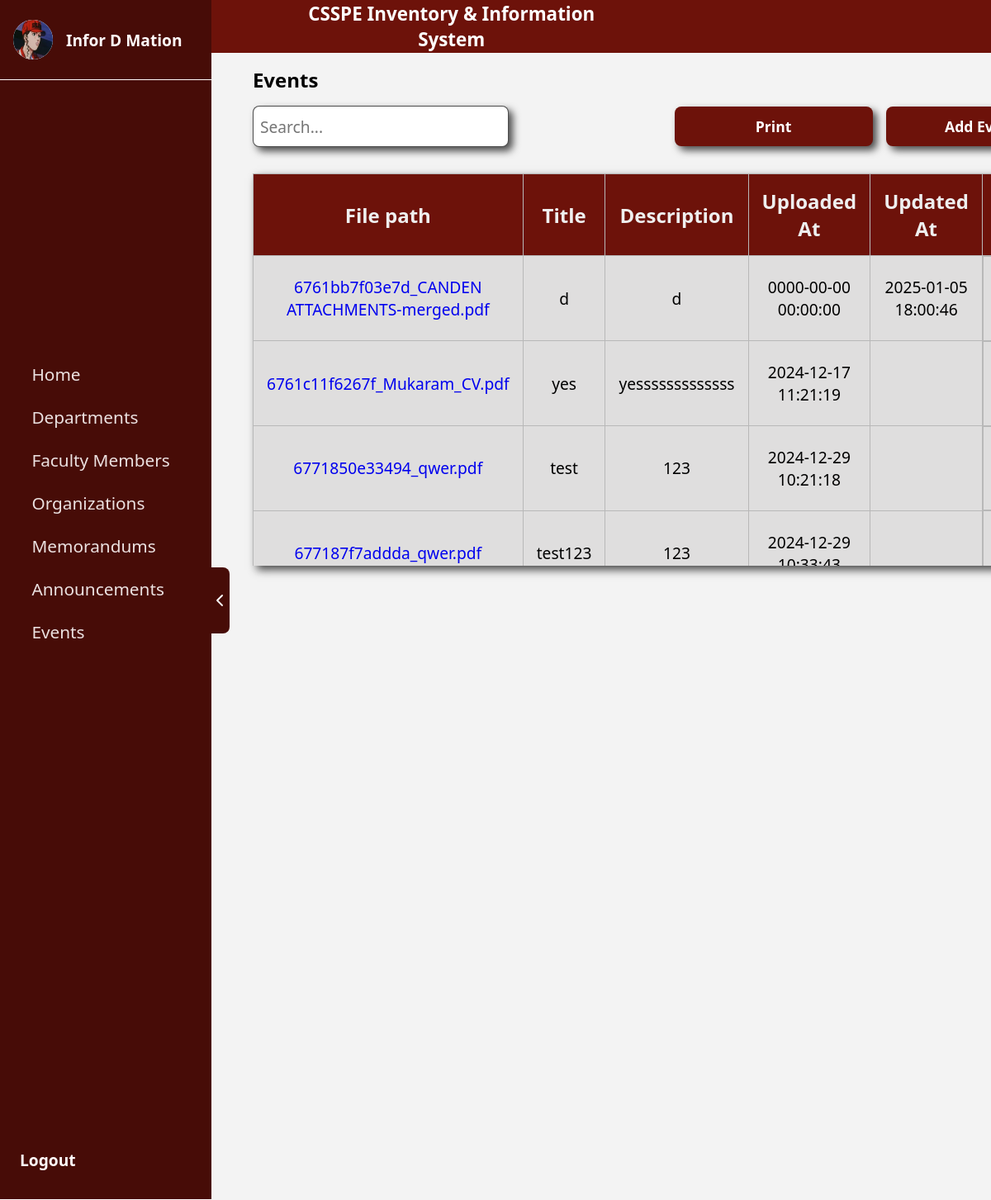
The page /informationAdmin/memorandum.php (signed in) on the database its author committed.
### tables this page shows
CREATE TABLE `users` (
  `id` int(11) NOT NULL,
  `first_name` varchar(100) NOT NULL,
  `last_name` varchar(100) NOT NULL,
  `middle_name` varchar(100) DEFAULT NULL,
  `email` varchar(255) NOT NULL,
  `address` text NOT NULL,
  `contact_no` varchar(15) NOT NULL,
  `rank` enum('Instructor','Assistant Professor','Associate Professor','Professor') NOT NULL,
  `password` varchar(255) NOT NULL,
  `created_at` timestamp NOT NULL DEFAULT current_timestamp(),
  `role` varchar(50) NOT NULL DEFAULT 'Instructor',
  `image` varchar(255) DEFAULT NULL,
  `department` varchar(255) NOT NULL
);

CREATE TABLE `memorandums` (
  `id` int(11) NOT NULL,
  `file_path` varchar(255) NOT NULL,
  `title` varchar(255) NOT NULL,
  `uploaded_at` timestamp NOT NULL DEFAULT current_timestamp(),
  `updated_at` datetime DEFAULT NULL,
  `description` varchar(255) DEFAULT NULL
);

### informationAdmin/memorandum.php (the view, shortened to what this page needs)
<?php
require_once '../conn/conn.php';
$informationAdminId = $_SESSION['user_id'];
$query = "SELECT first_name, middle_name, last_name, image FROM users WHERE id = ?";
$stmt = $conn->prepare($query);
$stmt->bind_param("i", $informationAdminId);
$stmt->execute();
$result = $stmt->get_result();
if ($result->num_rows > 0) {
    $row = $result->fetch_assoc();
    $fullName = trim($row['first_name'] . ' ' . $row['middle_name'] . ' ' . $row['last_name']);
    $image = $row['image'];
} else {
    $fullName = "User Not Found";
}
$query = "SELECT * FROM memorandums";
$result = mysqli_query($conn, $query);
?>
<!DOCTYPE html>
<html lang="en">
<head>
    <link rel="stylesheet" href="../assets/css/events.css">
    <link rel="stylesheet" href="../assets/css/sidebar.css">
    <link href="https://cdn.jsdelivr.net/npm/sweetalert2@11/dist/sweetalert2.min.css" rel="stylesheet">
</head>
<body>
    <div class="body">
        <div class="sidebar">
            <div class="sidebarContent">
                <div class="arrowContainer" style="margin-left: 80rem;" id="toggleButton">
                    <div class="subArrowContainer">
                        <img class="hideIcon" src="../assets/img/arrow.png" alt="">
                    </div>
                </div>
            </div>
            <div class="userContainer">
                <div class="subUserContainer">
                    <div class="userPictureContainer">
                        <div class="subUserPictureContainer">
                            <img class="subUserPictureContainer"
                                src="../assets/img/<?= !empty($image) ? htmlspecialchars($image) : 'CSSPE.png' ?>"
                                alt="">
                        </div>
                    </div>
                    <div class="userPictureContainer1">
                        <p><?php echo $fullName; ?></p>
                    </div>
                </div>
                <div class="navContainer">
                    <div class="subNavContainer">
                        <a href="../homePage/">
                            <div class="buttonContainer1">
                                <div class="nameOfIconContainer">
                                    <p>Home</p>
                                </div>
                            </div>
                        </a>
                        <a href="../informationAdmin/">
                            <div class="buttonContainer1">
                                <div class="nameOfIconContainer">
                                    <p>Departments</p>
                                </div>
                            </div>
                        </a>
                        <a href="../informationAdmin/facultyMember.php">
                            <div class="buttonContainer1">
                                <div class="nameOfIconContainer">
                                    <p>Faculty Members</p>
                                </div>
                            </div>
                        </a>
                        <a href="../informationAdmin/organization.php">
                            <div class="buttonContainer1">
                                <div class="nameOfIconContainer">
                                    <p>Organizations</p>
                                </div>
                            </div>
                        </a>
                        <a href="../informationAdmin/memorandum.php">
                            <div class="buttonContainer1">
                                <div class="nameOfIconContainer">
                                    <p>Memorandums</p>
                                </div>
                            </div>
                        </a>
                        <a href="../informationAdmin/announcement.php">
                            <div class="buttonContainer1">
                                <div class="nameOfIconContainer">
                                    <p>Announcements</p>
                                </div>
                            </div>
                        </a>
                        <a href="../informationAdmin/events.php">
                            <div class="buttonContainer1">
                                <div class="nameOfIconContainer">
                                    <p>Events</p>
                                </div>
                            </div>
                        </a>
                    </div>
                </div>
                <div class="subUserContainer">
                    <a href="../logout.php">
                        <div style="margin-left: 1.5rem;" class="userPictureContainer1">
                            <p>Logout</p>
                        </div>
                    </a>
                </div>
            </div>
        </div>
        <div class="mainContainer" style="margin-left: 250px;">
            <div class="container">
                <div class="headerContainer">
                    <div class="subHeaderContainer">
                        <div class="logoContainer">
                        </div>
                        <div class="collegeNameContainer">
                            <p>CSSPE Inventory & Information System</p>
                        </div>
                    </div>
                </div>
                <div class="textContainer">
                    <p class="text">Events</p>
                </div>
                <div class="searchContainer">
                    <input class="searchBar" id="search" type="text" placeholder="Search...">
                    <div class="printButton" style="gap: 1rem; display: flex; width: 90%;">
                        <button class="addButton size" onclick="printTable()">Print</button>
                        <button onclick="addProgram()" class="addButton size">Add Events</button>
                    </div>
                </div>
                <div class="tableContainer" style="height:475px">
                    <table>
                        <thead>
                            <tr>
                                <th>File path</th>
                                <th>Title</th>
                                <th>Description</th>
                                <th>Uploaded At</th>
                                <th>Updated At</th>
                                <th>Action</th>
                            </tr>
                        </thead>
                        <tbody>
                            <?php while ($row = mysqli_fetch_assoc($result)): ?>
                                <tr>
                                    <td>
                                        <a href="<?php echo htmlspecialchars($row['file_path']); ?>" download>
                                            <?php echo htmlspecialchars(basename($row['file_path'])); ?>
                                        </a>
                                    </td>
                                    <td><?php echo htmlspecialchars($row['title']); ?></td>
                                    <td><?php echo htmlspecialchars($row['description']); ?></td>
                                    <td><?php echo htmlspecialchars($row['uploaded_at']); ?></td>
                                    <td><?php echo htmlspecialchars($row['updated_at']); ?></td>
                                    <td class="button">
                                    </td>
                                </tr>
                            <?php endwhile; ?>
                        </tbody>
                    </table>
                </div>
            </div>
        </div>
    </div>
</body>
</html>

### assets/css/events.css (style rules this page uses)
* { padding: 0; margin: 0; font-family: system-ui, -apple-system, BlinkMacSystemFont, 'Segoe UI', Roboto, Oxygen, Ubuntu, Cantarell, 'Open Sans', 'Helvetica Neue', sans-serif; }
.body { background-color: rgb(243, 243, 243); display: grid; grid-template-columns: 1fr; height: 100vh; overflow-x: hidden; }
.mainContainer { background-color: rgb(243, 243, 243); }
.headerContainer { height: 4rem; background-color: rgb(109, 18, 10); display: flex; gap: 0.5rem; flex-direction: row; }
.subHeaderContainer { height: 100%; width: 4rem; margin-left: 1rem; display: flex; align-items: center; justify-content: center; }
.collegeNameContainer { height: 100%; display: flex; align-items: center; justify-content: center; font-size: 2rem; color: white; display: none; }
.container { height: 100%; display: flex; align-items: center; flex-direction: column; width: 100%; }
.textContainer { height: 4rem; display: flex; align-items: center; justify-content: center; font-size: min(2rem, 1.5rem); font-weight: bold; width: 100%; }
.searchContainer { display: flex; align-items: center; justify-content: center; gap: 1rem; flex-direction: column; width: 100%; }
.searchBar { height: 3rem; width: 90%; border-radius: 0.5rem; box-shadow: 5px 5px 10px rgba(0, 0, 0, 0.699); font-size: 1.2rem; border: solid rgba(0, 0, 0, 0.699) 1px; padding-left: 0.5rem; }
.addButton { width: 92%; height: 3rem; border: none; border-radius: 0.5rem; background-color: rgb(109, 18, 10); color: white; font-size: min(1.2rem, 1.1rem); font-weight: bold; cursor: pointer; transition: all 0.15s; box-shadow: 5px 5px 10px rgba(0, 0, 0, 0.699); }
.tableContainer { margin-top: 2rem; width: 90%; overflow: auto; background-color: rgb(223, 222, 222); box-shadow: 5px 5px 10px rgba(0, 0, 0, 0.699); overflow: auto; }
.button { display: flex; flex-direction: column; gap: 0.5rem; }
.collegeNameContainer { height: 100%; display: flex; align-items: center; justify-content: center; font-size: 2rem; color: white; display: none; width: 30rem; }
.logoContainer { height: 100%; width: 4rem; display: flex; justify-content: center; align-items: center; }
.headerContainer { height: 4rem; width: 100%; padding: 0 0.5rem 0 0.5rem; }
.subHeaderContainer { display: flex; justify-content: center; align-items: center; flex-direction: row; gap: 0.5rem; }
@media only screen and (min-width: 601px) { .subHeaderContainer { width: 31rem; } }
@media only screen and (min-width: 601px) { .collegeNameContainer { display: flex; font-size: 1.4rem; font-weight: bold; } }
@media only screen and (min-width: 601px) { table { border-collapse: collapse; text-align: center; width: 100%; } }
@media only screen and (min-width: 601px) { th { background-color: rgb(109, 18, 10); color: rgb(239,239,239); font-size: 1.5rem; } }
@media only screen and (min-width: 601px) { td { font-size: 1.2rem; } }
@media only screen and (min-width: 601px) { th, td { border: solid #b8b8b8 0.1px; height: 2rem; padding: 1rem; justify-content: center; align-items: center; } }
@media only screen and (min-width: 601px) { .button { flex-direction: row; height: 4.3rem; padding: 1rem; } }
@media only screen and (min-width: 601px) { .searchContainer { flex-direction: row; justify-content: space-between; width: 90%; } }
@media only screen and (min-width: 601px) { .searchBar { width: 25rem; } }
@media only screen and (min-width: 601px) { .size { width: 15rem; } }
@media only screen and (min-width: 601px) { .tableContainer { height: 70%; } }
@media only screen and (min-width: 601px) { .textContainer { justify-content: left; } }
@media only screen and (min-width: 601px) { .text { margin-left: 5%; } }
@media only screen and (min-width: 601px) { .printButton { display: flex; justify-content: right; } }

### rows shown on the page
users: image (picture), fullName "Infor D Mation"
memorandums: file_path "6761bb7f03e7d_CANDEN ATTACHMENTS-merged.pdf", title "d", description "d", uploaded_at "0000-00-00 00:00:00", updated_at "2025-01-05 18:00:46"
memorandums: file_path "6761c11f6267f_Mukaram_CV.pdf", title "yes", description "yesssssssssssss", uploaded_at "2024-12-17 11:21:19"
memorandums: file_path "6771850e33494_qwer.pdf", title "test", description "123", uploaded_at "2024-12-29 10:21:18"
memorandums: file_path "677187f7addda_qwer.pdf", title "test123", description "123", uploaded_at "2024-12-29…"
